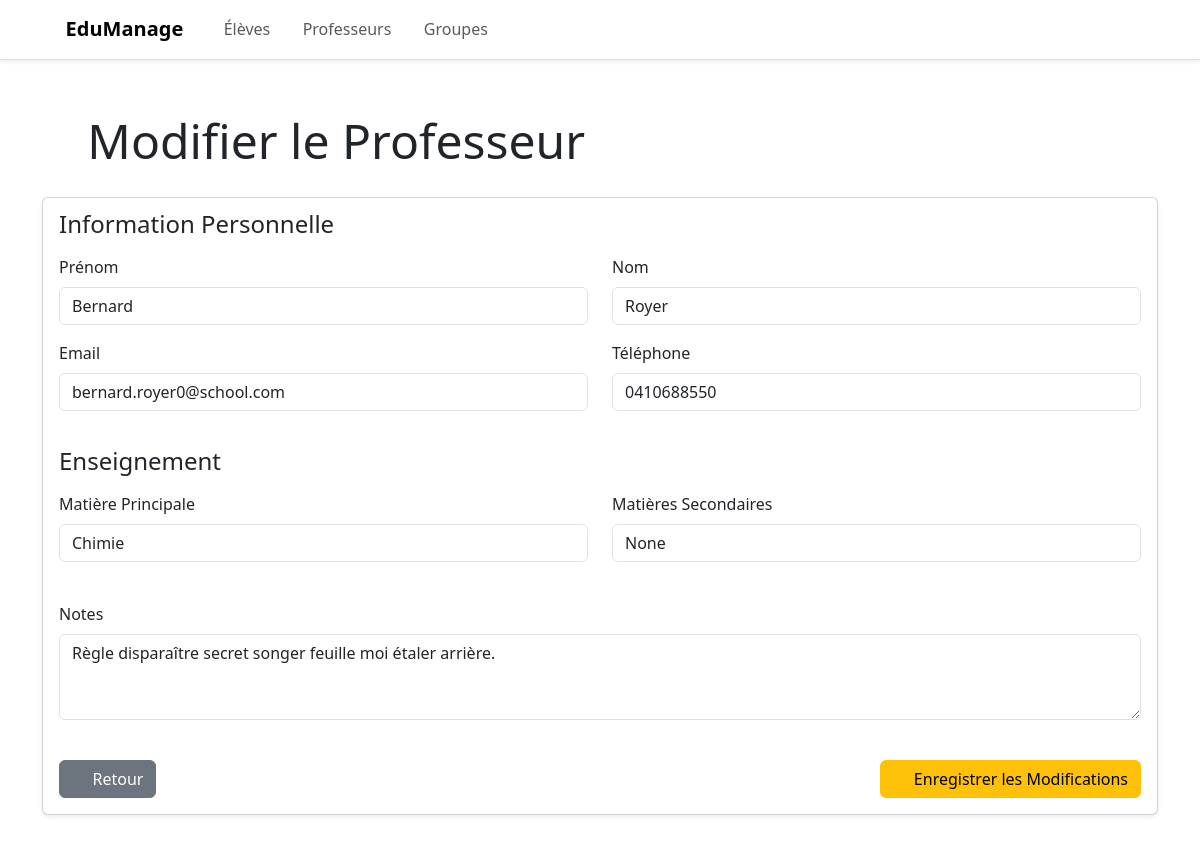
Screenshot of /edit_teacher/1 (signed in) with the database file from the repository.
### app/models.py (models this page shows, shortened)
class Teacher(db.Model):
    id = db.Column(db.Integer, primary_key=True)
    first_name = db.Column(db.String(40), nullable=False)
    last_name = db.Column(db.String(40), nullable=False)
    email = db.Column(db.String(120), unique=True, nullable=False)
    phone = db.Column(db.String(20), nullable=True)
    subject = db.Column(db.String(80), nullable=False)
    secondary_subjects = db.Column(db.String(200), nullable=True)
    is_active = db.Column(db.Boolean, nullable=False, default=True)
    notes = db.Column(db.Text, nullable=True)
    groups = db.relationship(
        "Group",
        secondary=group_teacher,
        lazy="subquery",
        backref=db.backref("teachers", lazy=True),
        cascade="all, delete"
    )

### app/api/teacher_routes.py (the view, shortened to what this page needs)
    @app.route("/edit_teacher/<int:id>", methods=["GET", "POST"])
    @login_required
    def edit_teacher(id):
        teacher = Teacher.query.get_or_404(id)
        return render_template("edit_teacher.html", teacher=teacher)

### app/auth/auth.py (called while the page is built)
def login_required(f):
    @wraps(f)
    def decorated_function(*args, **kwargs):
        if 'logged_in' not in session:
            return redirect(url_for('login'))
        return f(*args, **kwargs)
    return decorated_function

### templates/edit_teacher.html (shortened to what this page needs)
{% extends "base.html" %}
{% block content %}
<div class="row align-items-center mb-4">
    <div class="col">
        <h1 class="display-5 mb-0">
            <i class="bi bi-person-workspace me-2"></i>Modifier le Professeur
        </h1>
    </div>
</div>
<div class="row">
    <div class="col-12">
        <div class="card shadow-sm">
            <div class="card-body">
                <form method="POST">
                    <div class="row mb-4">
                        <h4 class="card-subtitle mb-3">Information Personnelle</h4>
                        <div class="col-md-6 mb-3">
                            <label for="first_name" class="form-label">Prénom</label>
                            <input type="text" class="form-control" id="first_name" name="first_name"
                                value="{{ teacher.first_name }}" required>
                        </div>
                        <div class="col-md-6 mb-3">
                            <label for="last_name" class="form-label">Nom</label>
                            <input type="text" class="form-control" id="last_name" name="last_name"
                                value="{{ teacher.last_name }}" required>
                        </div>
                        <div class="col-md-6 mb-3">
                            <label for="email" class="form-label">Email</label>
                            <input type="email" class="form-control" id="email" name="email" value="{{ teacher.email }}"
                                required>
                        </div>
                        <div class="col-md-6 mb-3">
                            <label for="phone" class="form-label">Téléphone</label>
                            <input type="tel" class="form-control" id="phone" name="phone" value="{{ teacher.phone }}">
                        </div>
                    </div>
                    <div class="row mb-4">
                        <h4 class="card-subtitle mb-3">Enseignement</h4>
                        <div class="col-md-6 mb-3">
                            <label for="subject" class="form-label">Matière Principale</label>
                            <input type="text" class="form-control" id="subject" name="subject"
                                value="{{ teacher.subject }}" required>
                        </div>
                        <div class="col-md-6 mb-3">
                            <label for="secondary_subjects" class="form-label">Matières Secondaires</label>
                            <input type="text" class="form-control" id="secondary_subjects" name="secondary_subjects"
                                value="{{ teacher.secondary_subjects }}" placeholder="Séparées par des virgules">
                        </div>
                    </div>
                    <div class="row mb-4">
                        <div class="col-12 mb-3">
                            <label for="notes" class="form-label">Notes</label>
                            <textarea class="form-control" id="notes" name="notes"
                                rows="3">{{ teacher.notes }}</textarea>
                        </div>
                    </div>
                    <div class="d-flex justify-content-between">
                        <a href="{{ url_for('teachers') }}" class="btn btn-secondary">
                            <i class="bi bi-arrow-left me-2"></i>Retour
                        </a>
                        <button type="submit" class="btn btn-warning">
                            <i class="bi bi-save me-2"></i>Enregistrer les Modifications
                        </button>
                    </div>
                </form>
            </div>
        </div>
    </div>
</div>
{% endblock %}

### templates/base.html (style rules this page uses)
body { padding-top: 4rem; transition: background-color 0.3s ease; }

### rows the page displays
Teacher: first_name "Bernard", last_name "Royer", email "bernard.royer0@school.com", phone "0410688550", subject "Chimie", secondary_subjects "None", notes "Règle disparaître secret songer feuille moi étaler arrière."
